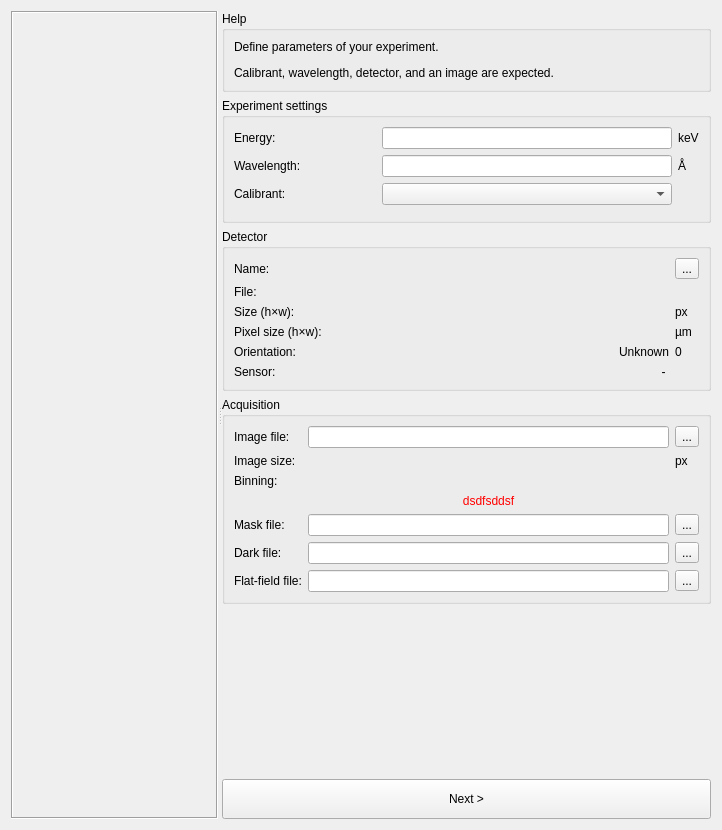
<?xml version="1.0" encoding="UTF-8"?>
<ui version="4.0">
 <class>Form</class>
 <widget class="QWidget" name="Form">
  <property name="geometry">
   <rect>
    <x>0</x>
    <y>0</y>
    <width>722</width>
    <height>830</height>
   </rect>
  </property>
  <property name="windowTitle">
   <string>Experiment settings</string>
  </property>
  <layout class="QHBoxLayout" name="horizontalLayout">
   <item>
    <widget class="QSplitter" name="splitter">
     <property name="orientation">
      <enum>Qt::Horizontal</enum>
     </property>
     <widget class="QFrame" name="_imageHolder">
      <property name="frameShape">
       <enum>QFrame::Box</enum>
      </property>
      <property name="frameShadow">
       <enum>QFrame::Sunken</enum>
      </property>
      <property name="lineWidth">
       <number>1</number>
      </property>
     </widget>
     <widget class="QWidget" name="widget" native="true">
      <layout class="QVBoxLayout" name="verticalLayout_3">
       <property name="leftMargin">
        <number>0</number>
       </property>
       <property name="topMargin">
        <number>0</number>
       </property>
       <property name="rightMargin">
        <number>0</number>
       </property>
       <property name="bottomMargin">
        <number>0</number>
       </property>
       <item>
        <widget class="QGroupBox" name="groupBox_8">
         <property name="sizePolicy">
          <sizepolicy hsizetype="Preferred" vsizetype="Fixed">
           <horstretch>0</horstretch>
           <verstretch>0</verstretch>
          </sizepolicy>
         </property>
         <property name="title">
          <string>Help</string>
         </property>
         <layout class="QVBoxLayout" name="verticalLayout_12">
          <item>
           <widget class="QLabel" name="label_40">
            <property name="text">
             <string>&lt;html&gt;&lt;head/&gt;&lt;body&gt;&lt;p&gt;Define parameters of your experiment.&lt;/p&gt;&lt;p&gt;Calibrant, wavelength, detector, and an image are expected.&lt;/p&gt;&lt;/body&gt;&lt;/html&gt;</string>
            </property>
            <property name="wordWrap">
             <bool>true</bool>
            </property>
           </widget>
          </item>
         </layout>
        </widget>
       </item>
       <item>
        <widget class="QGroupBox" name="groupBox">
         <property name="title">
          <string>Experiment settings</string>
         </property>
         <layout class="QGridLayout" name="gridLayout_2">
          <item row="5" column="0">
           <widget class="QLabel" name="label_6">
            <property name="text">
             <string>Calibrant:</string>
            </property>
           </widget>
          </item>
          <item row="1" column="3">
           <widget class="QLabel" name="_wavelengthUnit">
            <property name="sizePolicy">
             <sizepolicy hsizetype="Fixed" vsizetype="Preferred">
              <horstretch>0</horstretch>
              <verstretch>0</verstretch>
             </sizepolicy>
            </property>
            <property name="text">
             <string>Å</string>
            </property>
           </widget>
          </item>
          <item row="1" column="0">
           <widget class="QLabel" name="label_3">
            <property name="text">
             <string>Wavelength:</string>
            </property>
            <property name="buddy">
             <cstring>_wavelength</cstring>
            </property>
           </widget>
          </item>
          <item row="1" column="1" colspan="2">
           <widget class="QuantityEdit" name="_wavelength">
            <property name="text">
             <string/>
            </property>
            <property name="alignment">
             <set>Qt::AlignRight|Qt::AlignTrailing|Qt::AlignVCenter</set>
            </property>
           </widget>
          </item>
          <item row="0" column="3">
           <widget class="QLabel" name="_energyUnit">
            <property name="sizePolicy">
             <sizepolicy hsizetype="Fixed" vsizetype="Preferred">
              <horstretch>0</horstretch>
              <verstretch>0</verstretch>
             </sizepolicy>
            </property>
            <property name="text">
             <string>keV</string>
            </property>
           </widget>
          </item>
          <item row="5" column="1" colspan="2">
           <widget class="CalibrantSelector2" name="_calibrant"/>
          </item>
          <item row="0" column="1" colspan="2">
           <widget class="QuantityEdit" name="_energy">
            <property name="text">
             <string/>
            </property>
            <property name="alignment">
             <set>Qt::AlignRight|Qt::AlignTrailing|Qt::AlignVCenter</set>
            </property>
           </widget>
          </item>
          <item row="0" column="0">
           <widget class="QLabel" name="label_7">
            <property name="text">
             <string>Energy:</string>
            </property>
            <property name="buddy">
             <cstring>_energy</cstring>
            </property>
           </widget>
          </item>
          <item row="6" column="1" colspan="2">
           <widget class="CalibrantPreview" name="_calibrantPreview" native="true"/>
          </item>
         </layout>
         <zorder>_energy</zorder>
         <zorder>label_3</zorder>
         <zorder>_wavelengthUnit</zorder>
         <zorder>_energyUnit</zorder>
         <zorder>_wavelength</zorder>
         <zorder>label_7</zorder>
         <zorder>label_6</zorder>
         <zorder>_calibrant</zorder>
         <zorder>_calibrantPreview</zorder>
        </widget>
       </item>
       <item>
        <widget class="QGroupBox" name="groupBox_3">
         <property name="title">
          <string>Detector</string>
         </property>
         <layout class="QGridLayout" name="gridLayout_3" columnstretch="0,1,0">
          <item row="4" column="0">
           <widget class="QLabel" name="_detectorOrientationLabel">
            <property name="toolTip">
             <string>Detector orientation</string>
            </property>
            <property name="text">
             <string>Orientation:</string>
            </property>
           </widget>
          </item>
          <item row="2" column="0">
           <widget class="QLabel" name="_detectorSizeLabel">
            <property name="toolTip">
             <string>Detector size without binning</string>
            </property>
            <property name="text">
             <string>Size (h×w):</string>
            </property>
           </widget>
          </item>
          <item row="0" column="2">
           <widget class="QToolButton" name="_customDetector">
            <property name="text">
             <string>...</string>
            </property>
           </widget>
          </item>
          <item row="0" column="0">
           <widget class="QLabel" name="label_9">
            <property name="text">
             <string>Name:</string>
            </property>
           </widget>
          </item>
          <item row="2" column="1">
           <widget class="QLabel" name="_detectorSize">
            <property name="text">
             <string/>
            </property>
            <property name="alignment">
             <set>Qt::AlignRight|Qt::AlignTrailing|Qt::AlignVCenter</set>
            </property>
           </widget>
          </item>
          <item row="3" column="1">
           <widget class="QLabel" name="_detectorPixelSize">
            <property name="text">
             <string/>
            </property>
            <property name="alignment">
             <set>Qt::AlignRight|Qt::AlignTrailing|Qt::AlignVCenter</set>
            </property>
           </widget>
          </item>
          <item row="2" column="2">
           <widget class="QLabel" name="_detectorSizeUnit">
            <property name="text">
             <string>px</string>
            </property>
           </widget>
          </item>
          <item row="0" column="1">
           <widget class="DetectorLabel" name="_detectorLabel">
            <property name="text">
             <string/>
            </property>
            <property name="alignment">
             <set>Qt::AlignCenter</set>
            </property>
            <property name="textInteractionFlags">
             <set>Qt::LinksAccessibleByMouse|Qt::TextSelectableByMouse</set>
            </property>
           </widget>
          </item>
          <item row="1" column="1">
           <widget class="ElidedLabel" name="_detectorFileDescription">
            <property name="text">
             <string/>
            </property>
           </widget>
          </item>
          <item row="3" column="0">
           <widget class="QLabel" name="_detectorPixelSizeLabel">
            <property name="toolTip">
             <string>Detector pixel size without binning</string>
            </property>
            <property name="text">
             <string>Pixel size (h×w):</string>
            </property>
           </widget>
          </item>
          <item row="4" column="2">
           <widget class="QLabel" name="_detectorOrientationValue">
            <property name="text">
             <string>0</string>
            </property>
           </widget>
          </item>
          <item row="1" column="0">
           <widget class="QLabel" name="_detectorFileDescriptionTitle">
            <property name="toolTip">
             <string>File describing this detector</string>
            </property>
            <property name="text">
             <string>File:</string>
            </property>
            <property name="buddy">
             <cstring>_image</cstring>
            </property>
           </widget>
          </item>
          <item row="4" column="1">
           <widget class="QLabel" name="_detectorOrientationName">
            <property name="text">
             <string>Unknown</string>
            </property>
            <property name="alignment">
             <set>Qt::AlignRight|Qt::AlignTrailing|Qt::AlignVCenter</set>
            </property>
           </widget>
          </item>
          <item row="3" column="2">
           <widget class="QLabel" name="_detectorPixelSizeUnit">
            <property name="text">
             <string>µm</string>
            </property>
           </widget>
          </item>
          <item row="5" column="0">
           <widget class="QLabel" name="label">
            <property name="toolTip">
             <string>Sensor material</string>
            </property>
            <property name="text">
             <string>Sensor:</string>
            </property>
           </widget>
          </item>
          <item row="5" column="1">
           <widget class="QLabel" name="_detectorSensor">
            <property name="toolTip">
             <string>Sensor material &amp; thickness</string>
            </property>
            <property name="text">
             <string> - </string>
            </property>
            <property name="alignment">
             <set>Qt::AlignRight|Qt::AlignTrailing|Qt::AlignVCenter</set>
            </property>
           </widget>
          </item>
          <item row="5" column="2">
           <widget class="QLabel" name="_detectorParallax">
            <property name="toolTip">
             <string extracomment="Parallax correction is activated">Is parallax correction enabled ?</string>
            </property>
            <property name="text">
             <string/>
            </property>
           </widget>
          </item>
         </layout>
        </widget>
       </item>
       <item>
        <widget class="QGroupBox" name="groupBox_2">
         <property name="title">
          <string>Acquisition</string>
         </property>
         <layout class="QGridLayout" name="gridLayout" columnstretch="0,0,0">
          <item row="3" column="1">
           <widget class="QLabel" name="_error">
            <property name="styleSheet">
             <string notr="true">QLabel {color:red}</string>
            </property>
            <property name="text">
             <string>dsdfsddsf</string>
            </property>
            <property name="alignment">
             <set>Qt::AlignCenter</set>
            </property>
           </widget>
          </item>
          <item row="0" column="2">
           <widget class="LoadImageToolButton" name="_imageLoader">
            <property name="toolTip">
             <string>Load an image to calibrate</string>
            </property>
            <property name="text">
             <string>...</string>
            </property>
           </widget>
          </item>
          <item row="0" column="0">
           <widget class="QLabel" name="label_2">
            <property name="text">
             <string>Image file:</string>
            </property>
            <property name="buddy">
             <cstring>_image</cstring>
            </property>
           </widget>
          </item>
          <item row="4" column="1">
           <widget class="FileEdit" name="_mask">
            <property name="text">
             <string/>
            </property>
           </widget>
          </item>
          <item row="1" column="2">
           <widget class="QLabel" name="_imageSizeUnit">
            <property name="text">
             <string>px</string>
            </property>
           </widget>
          </item>
          <item row="4" column="0">
           <widget class="QLabel" name="label_78">
            <property name="text">
             <string>Mask file:</string>
            </property>
           </widget>
          </item>
          <item row="4" column="2">
           <widget class="LoadImageToolButton" name="_maskLoader">
            <property name="toolTip">
             <string>Load a mask file</string>
            </property>
            <property name="text">
             <string>...</string>
            </property>
           </widget>
          </item>
          <item row="5" column="0">
           <widget class="QLabel" name="label_79">
            <property name="text">
             <string>Dark file:</string>
            </property>
           </widget>
          </item>
          <item row="5" column="1">
           <widget class="FileEdit" name="_dark">
            <property name="text">
             <string/>
            </property>
           </widget>
          </item>
          <item row="5" column="2">
           <widget class="LoadImageToolButton" name="_darkLoader">
            <property name="toolTip">
             <string>Load a dark current file</string>
            </property>
            <property name="text">
             <string>...</string>
            </property>
           </widget>
          </item>
          <item row="6" column="0">
           <widget class="QLabel" name="label_80">
            <property name="text">
             <string>Flat-field file:</string>
            </property>
           </widget>
          </item>
          <item row="6" column="1">
           <widget class="FileEdit" name="_flat">
            <property name="text">
             <string/>
            </property>
           </widget>
          </item>
          <item row="6" column="2">
           <widget class="LoadImageToolButton" name="_flatLoader">
            <property name="toolTip">
             <string>Load a flat-field file</string>
            </property>
            <property name="text">
             <string>...</string>
            </property>
           </widget>
          </item>
          <item row="0" column="1">
           <widget class="FileEdit" name="_image">
            <property name="text">
             <string/>
            </property>
           </widget>
          </item>
          <item row="1" column="0">
           <widget class="QLabel" name="_imageSizeLabel">
            <property name="text">
             <string>Image size:</string>
            </property>
           </widget>
          </item>
          <item row="1" column="1">
           <widget class="QLabel" name="_imageSize">
            <property name="text">
             <string/>
            </property>
            <property name="alignment">
             <set>Qt::AlignRight|Qt::AlignTrailing|Qt::AlignVCenter</set>
            </property>
           </widget>
          </item>
          <item row="2" column="0">
           <widget class="QLabel" name="_binningLabel">
            <property name="text">
             <string>Binning:</string>
            </property>
           </widget>
          </item>
          <item row="2" column="1">
           <widget class="QLabel" name="_binning">
            <property name="text">
             <string/>
            </property>
            <property name="alignment">
             <set>Qt::AlignRight|Qt::AlignTrailing|Qt::AlignVCenter</set>
            </property>
           </widget>
          </item>
         </layout>
        </widget>
       </item>
       <item>
        <spacer name="verticalSpacer">
         <property name="orientation">
          <enum>Qt::Vertical</enum>
         </property>
         <property name="sizeHint" stdset="0">
          <size>
           <width>20</width>
           <height>40</height>
          </size>
         </property>
        </spacer>
       </item>
       <item>
        <widget class="QPushButton" name="_nextStep">
         <property name="minimumSize">
          <size>
           <width>0</width>
           <height>40</height>
          </size>
         </property>
         <property name="text">
          <string>Next &gt;</string>
         </property>
        </widget>
       </item>
      </layout>
     </widget>
    </widget>
   </item>
  </layout>
 </widget>
 <customwidgets>
  <customwidget>
   <class>QuantityEdit</class>
   <extends>QLineEdit</extends>
   <header>pyFAI.gui.widgets.QuantityEdit</header>
  </customwidget>
  <customwidget>
   <class>FileEdit</class>
   <extends>QLineEdit</extends>
   <header>pyFAI.gui.widgets.FileEdit</header>
  </customwidget>
  <customwidget>
   <class>DetectorLabel</class>
   <extends>QLabel</extends>
   <header>pyFAI.gui.widgets.DetectorLabel</header>
  </customwidget>
  <customwidget>
   <class>LoadImageToolButton</class>
   <extends>QToolButton</extends>
   <header>pyFAI.gui.widgets.LoadImageToolButton</header>
  </customwidget>
  <customwidget>
   <class>CalibrantSelector2</class>
   <extends>QComboBox</extends>
   <header>pyFAI.gui.widgets.CalibrantSelector2</header>
  </customwidget>
  <customwidget>
   <class>CalibrantPreview</class>
   <extends>QWidget</extends>
   <header>pyFAI.gui.widgets.CalibrantPreview</header>
   <container>1</container>
  </customwidget>
  <customwidget>
   <class>ElidedLabel</class>
   <extends>QLabel</extends>
   <header>silx.gui.widgets.ElidedLabel</header>
  </customwidget>
 </customwidgets>
 <tabstops>
  <tabstop>_energy</tabstop>
  <tabstop>_wavelength</tabstop>
  <tabstop>_calibrant</tabstop>
  <tabstop>_customDetector</tabstop>
  <tabstop>_image</tabstop>
  <tabstop>_imageLoader</tabstop>
  <tabstop>_mask</tabstop>
  <tabstop>_maskLoader</tabstop>
  <tabstop>_nextStep</tabstop>
 </tabstops>
 <resources/>
 <connections/>
</ui>
